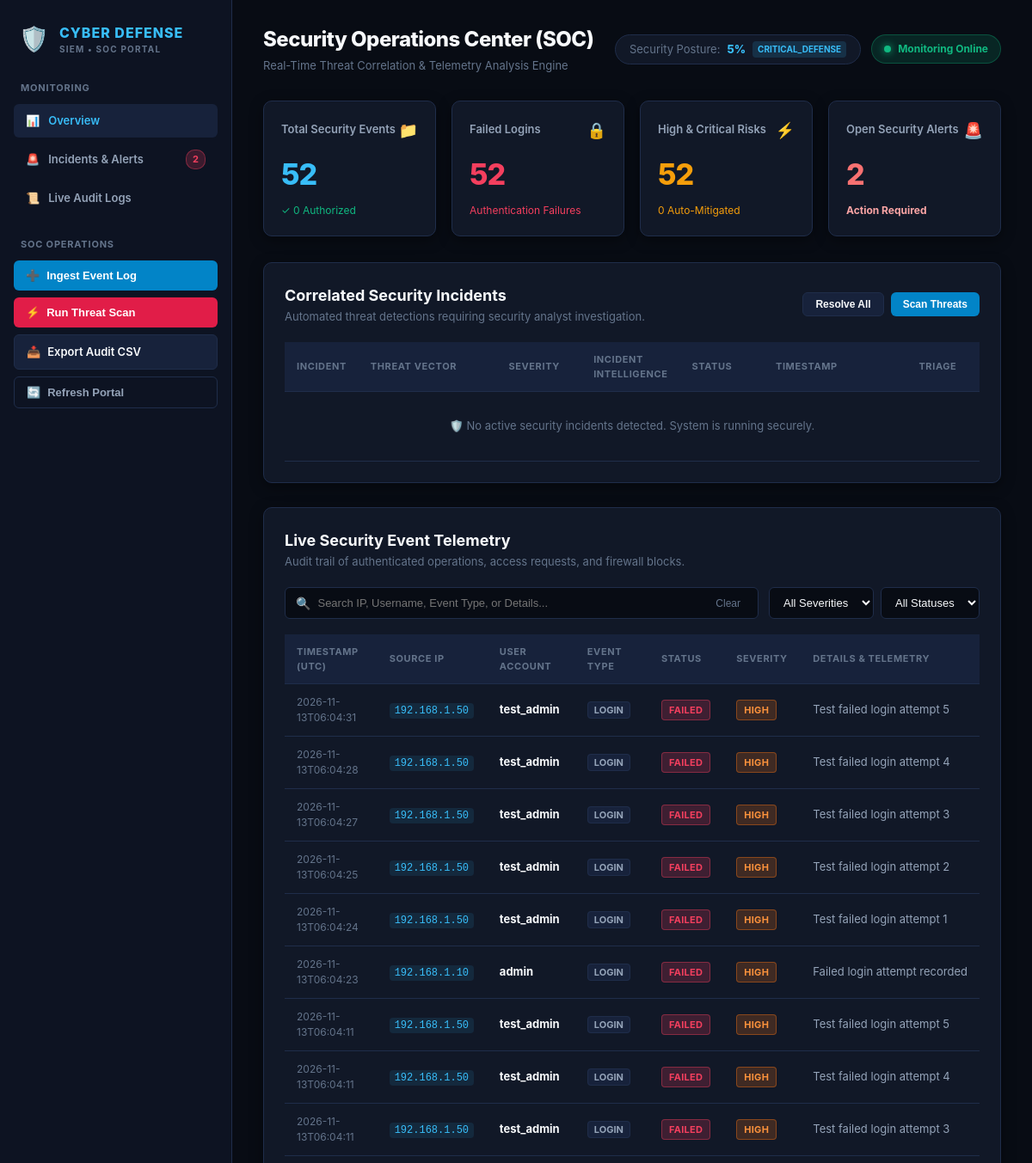
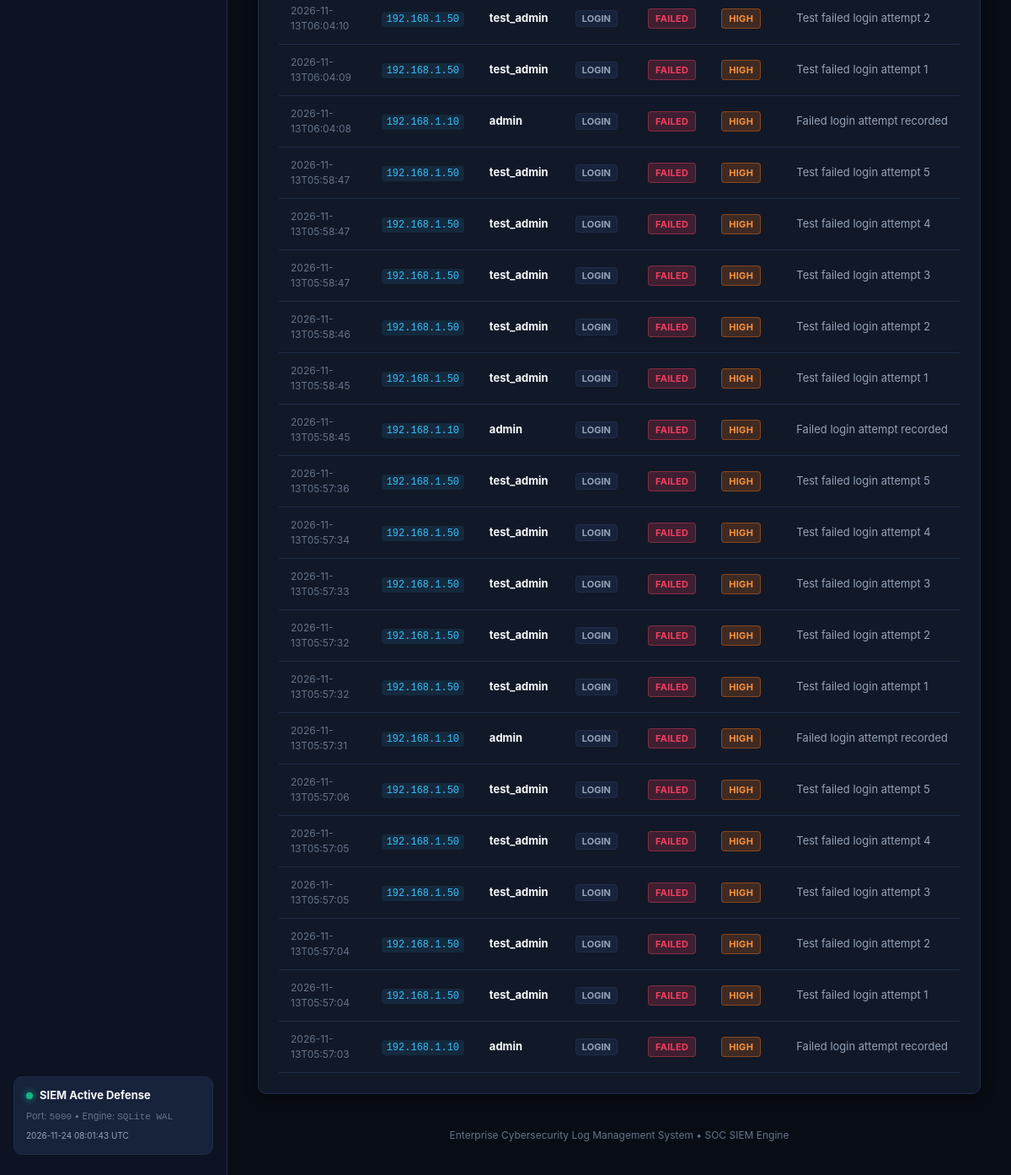
The page / on the database its author committed (2 pictures, top to bottom).
### tables this page shows
CREATE TABLE security_events (
    id INTEGER PRIMARY KEY AUTOINCREMENT,
    event_time TEXT NOT NULL,
    source_ip TEXT NOT NULL,
    username TEXT,
    event_type TEXT NOT NULL,
    status TEXT NOT NULL,
    severity TEXT NOT NULL,
    details TEXT,
    created_at TEXT DEFAULT CURRENT_TIMESTAMP,

    CHECK(status IN ('SUCCESS', 'FAILED', 'BLOCKED')),
    CHECK(severity IN ('LOW', 'MEDIUM', 'HIGH', 'CRITICAL'))
);

### app.py (the view)
@app.route("/")
def dashboard():
    stats, open_alert_count, logs, alerts = get_dashboard_payload()
    return render_template(
        "index.html",
        stats=stats,
        alert_count=open_alert_count,
        logs=logs,
        alerts=alerts,
        current_time=datetime.now(timezone.utc).strftime("%Y-%m-%d %H:%M:%S UTC")
    )

### app.py (called while the page is built)
@app.after_request
def apply_security_headers(response):
    response.headers["X-Content-Type-Options"] = "nosniff"
    response.headers["X-Frame-Options"] = "DENY"
    response.headers["X-XSS-Protection"] = "1; mode=block"
    return response

def get_dashboard_payload() -> Tuple[Dict[str, Any], int, List[Dict[str, Any]], List[Dict[str, Any]]]:
    analytics = analyze_logs()
    alert_metrics = get_alert_metrics()
    latest_logs = get_all_logs(limit=30)
    latest_alerts = get_alerts(limit=20)
    stats = {
        "total_events": analytics["total_events"],
        "failed_logins": analytics["failed_logins"],
        "high_risk_events": analytics["severity_distribution"]["CRITICAL"] + analytics["severity_distribution"]["HIGH"],
        "blocked_events": analytics["blocked_events"],
        "security_score": analytics["security_posture_score"],
        "threat_level": analytics["threat_level"],
        "severity_distribution": analytics["severity_distribution"],
    }
    return stats, alert_metrics["open_alerts"], latest_logs, latest_alerts

### modules/alert_manager.py (called while the page is built)
def get_connection(row_factory: bool = True) -> sqlite3.Connection:
    conn = sqlite3.connect(str(DATABASE_PATH), timeout=15.0)
    conn.execute("PRAGMA foreign_keys = ON;")
    if row_factory:
        conn.row_factory = sqlite3.Row
    return conn

### modules/log_analyzer.py (called while the page is built)
def get_connection(row_factory: bool = True) -> sqlite3.Connection:
    conn = sqlite3.connect(str(DATABASE_PATH), timeout=15.0)
    conn.execute("PRAGMA foreign_keys = ON;")
    if row_factory:
        conn.row_factory = sqlite3.Row
    return conn

### templates/index.html (shortened to what this page needs)
<!DOCTYPE html>
<html lang="en">
<head>
    <link rel="stylesheet" href="{{ url_for('static', filename='css/style.css') }}">
    <link rel="stylesheet" href="{{ url_for('static', filename='style.css') }}">
</head>
<body>
<div class="layout">
    <aside class="sidebar">
        <div class="logo">
            <span class="logo-shield">🛡️</span>
            <div>
                <span class="logo-title">CYBER DEFENSE</span>
                <span class="logo-tag">SIEM &bull; SOC PORTAL</span>
            </div>
        </div>
        <div class="nav-group">
            <h3>Monitoring</h3>
            <a href="#overview" class="nav-item active" onclick="setActiveNav(this)">
                <span class="nav-icon">📊</span> Overview
            </a>
            <a href="#alerts" class="nav-item" onclick="setActiveNav(this)">
                <span class="nav-icon">🚨</span> Incidents & Alerts
                {% if alert_count > 0 %}
                <span class="nav-badge alert">{{ alert_count }}</span>
                {% endif %}
            </a>
            <a href="#logs" class="nav-item" onclick="setActiveNav(this)">
                <span class="nav-icon">📜</span> Live Audit Logs
            </a>
        </div>
        <div class="nav-group">
            <h3>SOC Operations</h3>
            <button class="btn-action primary" onclick="openNewLogModal()">
                <span>➕</span> Ingest Event Log
            </button>
            <button class="btn-action scan" onclick="triggerThreatScan()">
                <span>⚡</span> Run Threat Scan
            </button>
            <a href="/api/export/csv" class="btn-action secondary" download>
                <span>📥</span> Export Audit CSV
            </a>
            <button class="btn-action outline" onclick="location.reload()">
                <span>🔄</span> Refresh Portal
            </button>
        </div>
        <div class="system-monitor-card">
            <div class="monitor-header">
                <span class="pulse-indicator"></span>
                <strong>SIEM Active Defense</strong>
            </div>
            <div class="monitor-details">
                <p>Port: <code>5000</code> &bull; Engine: <code>SQLite WAL</code></p>
                <small id="clockLive">{{ current_time }}</small>
            </div>
        </div>
    </aside>
    <main class="main-content">
        <header class="topbar">
            <div>
                <h1>Security Operations Center (SOC)</h1>
                <p class="subtitle">Real-Time Threat Correlation & Telemetry Analysis Engine</p>
            </div>
            <div class="topbar-status">
                <div class="posture-chip">
                    <span class="posture-label">Security Posture:</span>
                    <strong class="posture-value">{{ stats['security_score'] or 100 }}%</strong>
                    <span class="posture-tag">{{ stats['threat_level'] or 'NORMAL' }}</span>
                </div>
                <div class="live-status-chip">
                    <span class="pulse-ring"></span>
                    <span>Monitoring Online</span>
                </div>
            </div>
        </header>
        <section class="cards" id="overview">
            <div class="card info">
                <div class="card-head">
                    <span class="card-title">Total Security Events</span>
                    <span class="card-glyph">📁</span>
                </div>
                <h2>{{ stats['total_events'] or 0 }}</h2>
                <div class="card-foot">
                    <span class="tag-success">✓ {{ stats['total_events'] - stats['failed_logins'] }} Authorized</span>
                </div>
            </div>
            <div class="card danger">
                <div class="card-head">
                    <span class="card-title">Failed Logins</span>
                    <span class="card-glyph">🔒</span>
                </div>
                <h2>{{ stats['failed_logins'] or 0 }}</h2>
                <div class="card-foot">
                    <span class="tag-danger">Authentication Failures</span>
                </div>
            </div>
            <div class="card warning">
                <div class="card-head">
                    <span class="card-title">High & Critical Risks</span>
                    <span class="card-glyph">⚡</span>
                </div>
                <h2>{{ stats['high_risk_events'] or 0 }}</h2>
                <div class="card-foot">
                    <span class="tag-warning">{{ stats['blocked_events'] or 0 }} Auto-Mitigated</span>
                </div>
            </div>
            <div class="card alert">
                <div class="card-head">
                    <span class="card-title">Open Security Alerts</span>
                    <span class="card-glyph">🚨</span>
                </div>
                <h2 id="openAlertCount">{{ alert_count }}</h2>
                <div class="card-foot">
                    <span class="tag-alert">Action Required</span>
                </div>
            </div>
        </section>
        <section class="section" id="alerts">
            <div class="section-top">
                <div>
                    <h2>Correlated Security Incidents</h2>
                    <p class="section-desc">Automated threat detections requiring security analyst investigation.</p>
                </div>
                <div class="section-actions">
                    <button class="btn-sm secondary" onclick="resolveAllAlertsAjax()">Resolve All</button>
                    <button class="btn-sm primary" onclick="triggerThreatScan()">Scan Threats</button>
                </div>
            </div>
            <div class="table-container">
                <table id="alertsTable">
                    <thead>
                        <tr>
                            <th style="width: 80px;">Incident</th>
                            <th style="width: 170px;">Threat Vector</th>
                            <th style="width: 100px;">Severity</th>
                            <th>Incident Intelligence</th>
                            <th style="width: 100px;">Status</th>
                            <th style="width: 160px;">Timestamp</th>
                            <th style="width: 100px; text-align: center;">Triage</th>
                        </tr>
                    </thead>
                    <tbody>
                        {% for alert in alerts %}
                        <tr id="alert-row-{{ alert['id'] }}">
                            <td><strong>#{{ alert['id'] }}</strong></td>
                            <td><span class="vector-badge">{{ alert['alert_type'] }}</span></td>
                            <td>
                                <span class="severity-badge {{ alert['severity']|lower }}">
                                    {{ alert['severity'] }}
                                </span>
                            </td>
                            <td class="alert-message-cell">{{ alert['message'] }}</td>
                            <td>
                                <span class="status-badge {% if alert['alert_status'] == 'OPEN' %}open{% else %}resolved{% endif %}" id="status-badge-{{ alert['id'] }}">
                                    {{ alert['alert_status'] }}
                                </span>
                            </td>
                            <td class="timestamp-cell">{{ alert['created_at'][:19] }}</td>
                            <td style="text-align: center;">
                                {% if alert['alert_status'] == 'OPEN' %}
                                <button class="btn-resolve" onclick="resolveAlertAjax({{ alert['id'] }})">
                                    Resolve
                                </button>
                                {% else %}
                                <span class="badge-closed">Closed</span>
                                {% endif %}
                            </td>
                        </tr>
                        {% else %}
                        <tr>
                            <td colspan="7" class="empty-state">
                                🛡️ No active security incidents detected. System is running securely.
                            </td>
                        </tr>
                        {% endfor %}
                    </tbody>
                </table>
            </div>
        </section>
        <section class="section" id="logs">
            <div class="section-top">
                <div>
                    <h2>Live Security Event Telemetry</h2>
                    <p class="section-desc">Audit trail of authenticated operations, access requests, and firewall blocks.</p>
                </div>
            </div>
            <div class="filter-toolbar">
                <div class="search-input-wrapper">
                    <span class="search-icon">🔍</span>
                    <input
                        type="text"
                        id="logSearch"
                        placeholder="Search IP, Username, Event Type, or Details..."
                        onkeyup="filterSecurityLogs()"
                    >
                    <button class="btn-clear" onclick="clearLogSearch()">Clear</button>
                </div>
                <div class="filter-controls">
                    <select id="severityFilter" onchange="filterSecurityLogs()">
                        <option value="">All Severities</option>
                    </select>
                    <select id="statusFilter" onchange="filterSecurityLogs()">
                        <option value="">All Statuses</option>
                    </select>
                </div>
            </div>
            <div class="table-container">
                <table id="securityLogsTable">
                    <thead>
                        <tr>
                            <th style="width: 160px;">Timestamp (UTC)</th>
                            <th style="width: 140px;">Source IP</th>
                            <th style="width: 130px;">User Account</th>
                            <th style="width: 140px;">Event Type</th>
                            <th style="width: 100px;">Status</th>
                            <th style="width: 100px;">Severity</th>
                            <th>Details & Telemetry</th>
                        </tr>
                    </thead>
                    <tbody>
                        {% for log in logs %}
                        <tr class="log-row" data-severity="{{ log['severity'] }}" data-status="{{ log['status'] }}">
                            <td class="timestamp-cell">{{ log['event_time'][:19] if log['event_time'] else '' }}</td>
                            <td><code class="ip-pill">{{ log['source_ip'] }}</code></td>
                            <td><strong>{{ log['username'] or 'anonymous' }}</strong></td>
                            <td><span class="event-pill">{{ log['event_type'] }}</span></td>
                            <td>
                                <span class="status-badge {% if log['status'] in ['FAILED', 'BLOCKED'] %}failed{% else %}success{% endif %}">
                                    {{ log['status'] }}
                                </span>
                            </td>
                            <td>
                                <span class="severity-badge {{ log['severity']|lower }}">
                                    {{ log['severity'] }}
                                </span>
                            </td>
                            <td class="details-cell" title="{{ log['details'] }}">{{ log['details'] or '-' }}</td>
                        </tr>
                        {% else %}
                        <tr>
                            <td colspan="7" class="empty-state">
                                No security logs recorded yet. Ingest events or seed the database to begin.
                            </td>
                        </tr>
                        {% endfor %}
                    </tbody>
                </table>
            </div>
        </section>
        <footer class="footer">
            <p>Enterprise Cybersecurity Log Management System &bull; SOC SIEM Engine</p>
        </footer>
    </main>
</div>
</body>
</html>

### rows shown on the page
security_events: event_time "2026-11-13T06:04:31", source_ip "192.168.1.50", username "test_admin", event_type "LOGIN", status "FAILED", severity "HIGH", details "Test failed login attempt 5"
security_events: event_time "2026-11-13T06:04:28", source_ip "192.168.1.50", username "test_admin", event_type "LOGIN", status "FAILED", severity "HIGH", details "Test failed login attempt 4"
security_events: event_time "2026-11-13T06:04:27", source_ip "192.168.1.50", username "test_admin", event_type "LOGIN", status "FAILED", severity "HIGH", details "Test failed login attempt 3"
security_events: event_time "2026-11-13T06:04:25", source_ip "192.168.1.50", username "test_admin", event_type "LOGIN", status "FAILED", severity "HIGH", details "Test failed login attempt 2"
security_events: event_time "2026-11-13T06:04:24", source_ip "192.168.1.50", username "test_admin", event_type "LOGIN", status "FAILED", severity "HIGH", details "Test failed login attempt 1"
security_events: event_time "2026-11-13T06:04:23", source_ip "192.168.1.10", username "admin", event_type "LOGIN", status "FAILED", severity "HIGH", details "Failed login attempt recorded"
security_events: event_time "2026-11-13T06:04:11", source_ip "192.168.1.50", username "test_admin", event_type "LOGIN", status "FAILED", severity "HIGH", details "Test failed login attempt 5"
security_events: event_time "2026-11-13T06:04:11", source_ip "192.168.1.50", username "test_admin", event_type "LOGIN", status "FAILED", severity "HIGH", details "Test failed login attempt 4"
security_events: event_time "2026-11-13T06:04:11", source_ip "192.168.1.50", username "test_admin", event_type "LOGIN", status "FAILED", severity "HIGH", details "Test failed login attempt 3"
security_events: event_time "2026-11-13T06:04:10", source_ip "192.168.1.50", username "test_admin", event_type "LOGIN", status "FAILED", severity "HIGH", details "Test failed login attempt 2"
security_events: event_time "2026-11-13T06:04:09", source_ip "192.168.1.50", username "test_admin", event_type "LOGIN", status "FAILED", severity "HIGH", details "Test failed login attempt 1"
security_events: event_time "2026-11-13T06:04:08", source_ip "192.168.1.10", username "admin", event_type "LOGIN", status "FAILED", severity "HIGH", details "Failed login attempt recorded"
security_events: event_time "2026-11-13T05:58:47", source_ip "192.168.1.50", username "test_admin", event_type "LOGIN", status "FAILED", severity "HIGH", details "Test failed login attempt 5"
security_events: event_time "2026-11-13T05:58:47", source_ip "192.168.1.50", username "test_admin", event_type "LOGIN", status "FAILED", severity "HIGH", details "Test failed login attempt 4"
security_events: event_time "2026-11-13T05:58:47", source_ip "192.168.1.50", username "test_admin", event_type "LOGIN", status "FAILED", severity "HIGH", details "Test failed login attempt 3"
security_events: event_time "2026-11-13T05:58:46", source_ip "192.168.1.50", username "test_admin", event_type "LOGIN", status "FAILED", severity "HIGH", details "Test failed login attempt 2"
security_events: event_time "2026-11-13T05:58:45", source_ip "192.168.1.50", username "test_admin", event_type "LOGIN", status "FAILED", severity "HIGH", details "Test failed login attempt 1"
security_events: event_time "2026-11-13T05:58:45", source_ip "192.168.1.10", username "admin", event_type "LOGIN", status "FAILED", severity "HIGH", details "Failed login attempt recorded"
security_events: event_time "2026-11-13T05:57:36", source_ip "192.168.1.50", username "test_admin", event_type "LOGIN", status "FAILED", severity "HIGH", details "Test failed login attempt 5"
security_events: event_time "2026-11-13T05:57:34", source_ip "192.168.1.50", username "test_admin", event_type "LOGIN", status "FAILED", severity "HIGH", details "Test failed login attempt 4"
security_events: event_time "2026-11-13T05:57:33", source_ip "192.168.1.50", username "test_admin", event_type "LOGIN", status "FAILED", severity "HIGH", details "Test failed login attempt 3"
security_events: event_time "2026-11-13T05:57:32", source_ip "192.168.1.50", username "test_admin", event_type "LOGIN", status "FAILED", severity "HIGH", details "Test failed login attempt 2"
security_events: event_time "2026-11-13T05:57:32", source_ip "192.168.1.50", username "test_admin", event_type "LOGIN", status "FAILED", severity "HIGH", details "Test failed login attempt 1"
security_events: event_time "2026-11-13T05:57:31", source_ip "192.168.1.10", username "admin", event_type "LOGIN", status "FAILED", severity "HIGH", details "Failed login attempt recorded"
security_events: event_time "2026-11-13T05:57:06", source_ip "192.168.1.50", username "test_admin", event_type "LOGIN", status "FAILED", severity "HIGH", details "Test failed login attempt 5"
security_events: event_time "2026-11-13T05:57:05", source_ip "192.168.1.50", username "test_admin", event_type "LOGIN", status "FAILED", severity "HIGH", details "Test failed login attempt 4"
security_events: event_time "2026-11-13T05:57:05", source_ip "192.168.1.50", username "test_admin", event_type "LOGIN", status "FAILED", severity "HIGH", details "Test failed login attempt 3"
security_events: event_time "2026-11-13T05:57:04", source_ip "192.168.1.50", username "test_admin", event_type "LOGIN", status "FAILED", severity "HIGH", details "Test failed login attempt 2"
security_events: event_time "2026-11-13T05:57:04", source_ip "192.168.1.50", username "test_admin", event_type "LOGIN", status "FAILED", severity "HIGH", details "Test failed login attempt 1"
security_events: event_time "2026-11-13T05:57:03", source_ip "192.168.1.10", username "admin", event_type "LOGIN", status "FAILED", severity "HIGH", details "Failed login attempt recorded"

### other values the page prints
{{ alert_count }} "2"
{{ stats['security_score'] or 100 }} "5"
{{ stats['threat_level'] or 'NORMAL' }} "CRITICAL_DEFENSE"
{{ stats['total_events'] or 0 }} "52"
{{ stats['total_events'] - stats['failed_logins'] }} "0"
{{ stats['failed_logins'] or 0 }} "52"
{{ stats['high_risk_events'] or 0 }} "52"
{{ stats['blocked_events'] or 0 }} "0"
